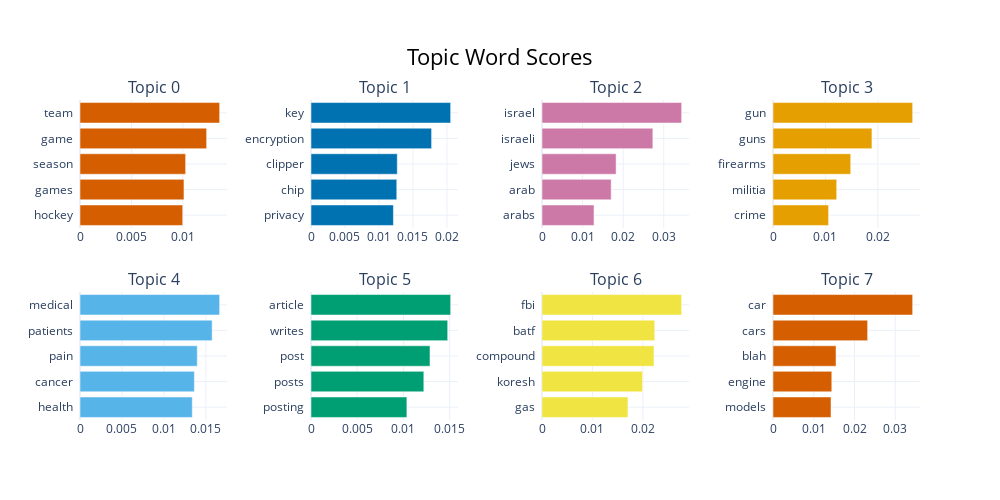

Notebook source saved alongside this figure:
### Code cell
topic_model.visualize_barchart()

### Figure 1 — Plotly figure (JSON) as saved in the notebook; plotly's stock layout.template omitted (floating-point values rounded to 4 significant figures)
{"data": [{"marker": {"color": "#D55E00"}, "orientation": "h", "type": "bar", "x": [0.009988, 0.01011, 0.01027, 0.01231, 0.01358], "xaxis": "x", "y": ["hockey  ", "games  ", "season  ", "game  ", "team  "], "yaxis": "y"}, {"marker": {"color": "#0072B2"}, "orientation": "h", "type": "bar", "x": [0.01213, 0.01262, 0.01269, 0.01774, 0.02055], "xaxis": "x2", "y": ["privacy  ", "chip  ", "clipper  ", "encryption  ", "key  "], "yaxis": "y2"}, {"marker": {"color": "#CC79A7"}, "orientation": "h", "type": "bar", "x": [0.01282, 0.01704, 0.01826, 0.0273, 0.0344], "xaxis": "x3", "y": ["arabs  ", "arab  ", "jews  ", "israeli  ", "israel  "], "yaxis": "y3"}, {"marker": {"color": "#E69F00"}, "orientation": "h", "type": "bar", "x": [0.01059, 0.01215, 0.01482, 0.01886, 0.02663], "xaxis": "x4", "y": ["crime  ", "militia  ", "firearms  ", "guns  ", "gun  "], "yaxis": "y4"}, {"marker": {"color": "#56B4E9"}, "orientation": "h", "type": "bar", "x": [0.01339, 0.01363, 0.01398, 0.01575, 0.01665], "xaxis": "x5", "y": ["health  ", "cancer  ", "pain  ", "patients  ", "medical  "], "yaxis": "y5"}, {"marker": {"color": "#009E73"}, "orientation": "h", "type": "bar", "x": [0.01037, 0.01221, 0.01287, 0.01479, 0.01511], "xaxis": "x6", "y": ["posting  ", "posts  ", "post  ", "writes  ", "article  "], "yaxis": "y6"}, {"marker": {"color": "#F0E442"}, "orientation": "h", "type": "bar", "x": [0.01704, 0.01994, 0.0222, 0.02235, 0.02768], "xaxis": "x7", "y": ["gas  ", "koresh  ", "compound  ", "batf  ", "fbi  "], "yaxis": "y7"}, {"marker": {"color": "#D55E00"}, "orientation": "h", "type": "bar", "x": [0.01423, 0.01442, 0.01546, 0.02322, 0.03426], "xaxis": "x8", "y": ["models  ", "engine  ", "blah  ", "cars  ", "car  "], "yaxis": "y8"}], "layout": {"annotations": [{"font": {"size": 16}, "showarrow": false, "text": "Topic 0", "x": 0.0875, "xanchor": "center", "xref": "paper", "y": 1, "yanchor": "bottom", "yref": "paper"}, {"font": {"size": 16}, "showarrow": false, "text": "Topic 1", "x": 0.3625, "xanchor": "center", "xref": "paper", "y": 1, "yanchor": "bottom", "yref": "paper"}, {"font": {"size": 16}, "showarrow": false, "text": "Topic 2", "x": 0.6375, "xanchor": "center", "xref": "paper", "y": 1, "yanchor": "bottom", "yref": "paper"}, {"font": {"size": 16}, "showarrow": false, "text": "Topic 3", "x": 0.9125, "xanchor": "center", "xref": "paper", "y": 1, "yanchor": "bottom", "yref": "paper"}, {"font": {"size": 16}, "showarrow": false, "text": "Topic 4", "x": 0.0875, "xanchor": "center", "xref": "paper", "y": 0.4, "yanchor": "bottom", "yref": "paper"}, {"font": {"size": 16}, "showarrow": false, "text": "Topic 5", "x": 0.3625, "xanchor": "center", "xref": "paper", "y": 0.4, "yanchor": "bottom", "yref": "paper"}, {"font": {"size": 16}, "showarrow": false, "text": "Topic 6", "x": 0.6375, "xanchor": "center", "xref": "paper", "y": 0.4, "yanchor": "bottom", "yref": "paper"}, {"font": {"size": 16}, "showarrow": false, "text": "Topic 7", "x": 0.9125, "xanchor": "center", "xref": "paper", "y": 0.4, "yanchor": "bottom", "yref": "paper"}], "height": 500, "hoverlabel": {"bgcolor": "white", "font": {"family": "Rockwell", "size": 16}}, "showlegend": false, "title": {"font": {"color": "Black", "size": 22}, "text": "Topic Word Scores", "x": 0.5, "xanchor": "center", "yanchor": "top"}, "width": 1000, "xaxis": {"anchor": "y", "domain": [0, 0.175], "showgrid": true}, "xaxis2": {"anchor": "y2", "domain": [0.275, 0.45], "showgrid": true}, "xaxis3": {"anchor": "y3", "domain": [0.55, 0.725], "showgrid": true}, "xaxis4": {"anchor": "y4", "domain": [0.825, 1], "showgrid": true}, "xaxis5": {"anchor": "y5", "domain": [0, 0.175], "showgrid": true}, "xaxis6": {"anchor": "y6", "domain": [0.275, 0.45], "showgrid": true}, "xaxis7": {"anchor": "y7", "domain": [0.55, 0.725], "showgrid": true}, "xaxis8": {"anchor": "y8", "domain": [0.825, 1], "showgrid": true}, "yaxis": {"anchor": "x", "domain": [0.6, 1], "showgrid": true}, "yaxis2": {"anchor": "x2", "domain": [0.6, 1], "showgrid": true}, "yaxis3": {"anchor": "x3", "domain": [0.6, 1], "showgrid": true}, "yaxis4": {"anchor": "x4", "domain": [0.6, 1], "showgrid": true}, "yaxis5": {"anchor": "x5", "domain": [0, 0.4], "showgrid": true}, "yaxis6": {"anchor": "x6", "domain": [0, 0.4], "showgrid": true}, "yaxis7": {"anchor": "x7", "domain": [0, 0.4], "showgrid": true}, "yaxis8": {"anchor": "x8", "domain": [0, 0.4], "showgrid": true}}}
